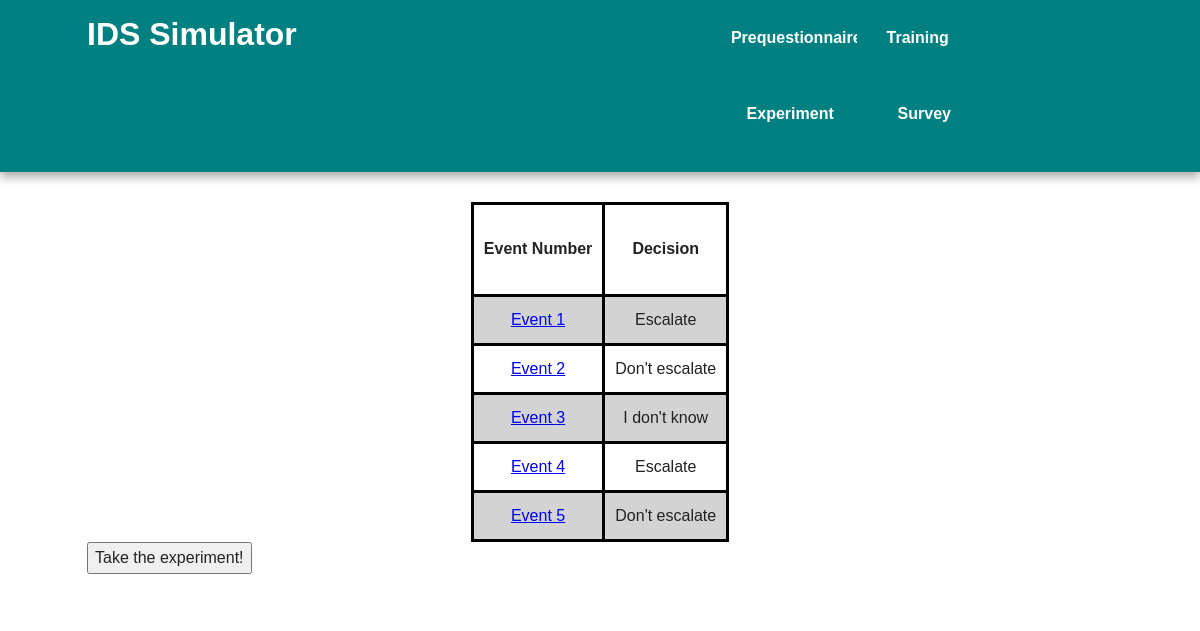
The app's page /training (signed in) with its own data.
### models.py (models this page shows)
class TrainingEvent(db.Model):
    id = db.Column(db.Integer, primary_key=True)
    is_false_positive = db.Column(db.Boolean())
    country_of_authentication1 = db.Column(db.String(1))
    number_successful_logins1 = db.Column(db.Integer)
    number_failed_logins1 = db.Column(db.Integer)
    source_provider1 = db.Column(db.String(50))
    country_of_authentication2 = db.Column(db.String(1))
    number_successful_logins2 = db.Column(db.Integer)
    number_failed_logins2 = db.Column(db.Integer)
    source_provider2 = db.Column(db.String(50))
    time_between_authentications = db.Column(db.Float)
    vpn_confidence = db.Column(db.String(5))

class TrainingEventDecision(db.Model):
    id = db.Column(db.Integer, primary_key=True)
    user = db.Column(db.String(50))
    event_id = db.Column(db.Integer)
    escalate = db.Column(db.String(15))
    confidence = db.Column(db.String(1))
    time_event_decision = db.Column(db.DateTime)
    def __repr__(self):
        return self.escalate

### crywolf.py (the view)
@app.route('/training')
@login_required
def training():
    ids = [1,2,3,4,5]
    eventsList = []   #This will store an eventID and eventDecision tuple
    for id in ids:
        eventsList.append((models.TrainingEvent.query.get(id),
                          models.TrainingEventDecision.query.filter_by(user = current_user.username, event_id = id).
                            order_by(models.TrainingEventDecision.time_event_decision.desc()).first())
                         )
    return render_template('training.html', eventsList=eventsList)

### crywolf.py (called while the page is built)
@login_manager.user_loader
def load_user(user_id):
    return models.User.query.get(user_id)

### templates/training.html (shortened to what this page needs)
{% extends "base.html" %}
{% block content %}
    <div>
        <table align="center">
           <tr>
               <td><h4>Event Number</h4></td><td><h4>Decision</h4></td>
           </tr>
            {% for event, decision in eventsList %}
                <tr>
                    <td><a href="{{ url_for('trainingEventPage', eventId = event.id) }}"> Event {{ loop.index }}</a></td>
                    <td>{% if decision != None %}
                            {{ decision }}
                        {% endif %}
                    </td>
                </tr>
            {% endfor %}
        </table>
        <button type="submit" onclick="location.href='{{ url_for('experiment') }}';">Take the experiment!</button>
    </div>
{% endblock %}

### static/css/main.css (style rules this page uses)
html { color: #222; font-size: 1em; line-height: 1.4; }
body { font: 16px/26px Helvetica, Helvetica Neue, Arial; }

### templates/training.html (style rules this page uses)
table, th, td { border: 3px solid black; text-align: center; padding: 10px; }
tr:nth-child(even) { background-color: lightgrey; }

### records on screen
TrainingEvent: escalate "Escalate"
TrainingEvent: escalate "Don't escalate"
TrainingEvent: escalate "I don't know"
TrainingEvent: escalate "Escalate"
TrainingEvent: escalate "Don't escalate"
